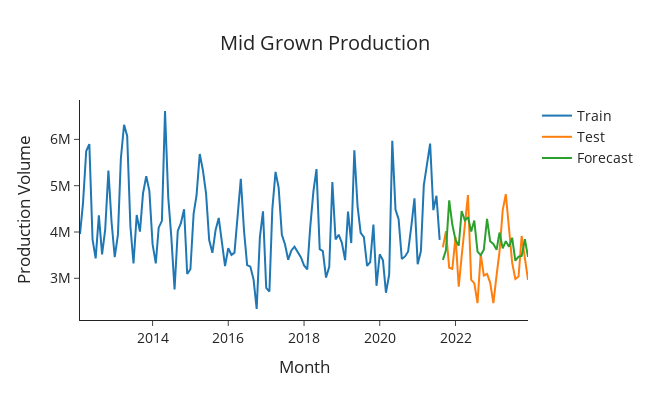

The notebook cell this image was saved under:
### Code cell
# Plot the forecasts
plot_forecasts(forecasts, 'Mid Grown Production')
